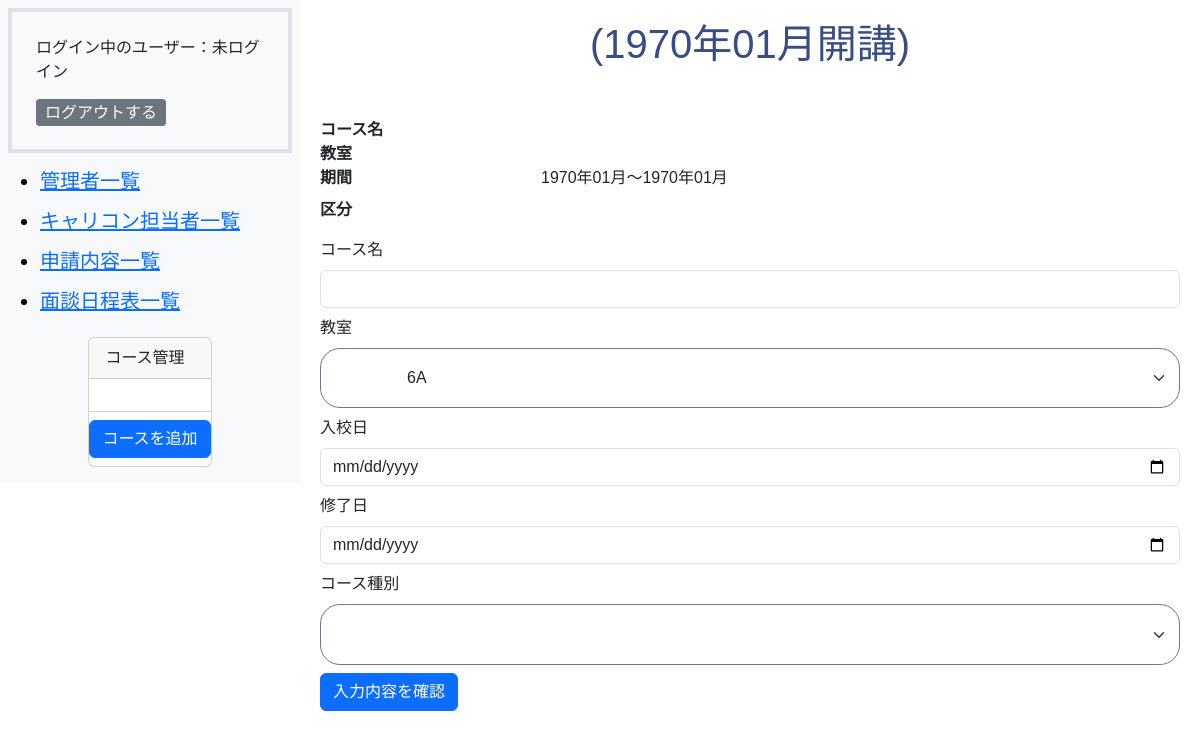
The app's page /admin/course_edit.php, older data.
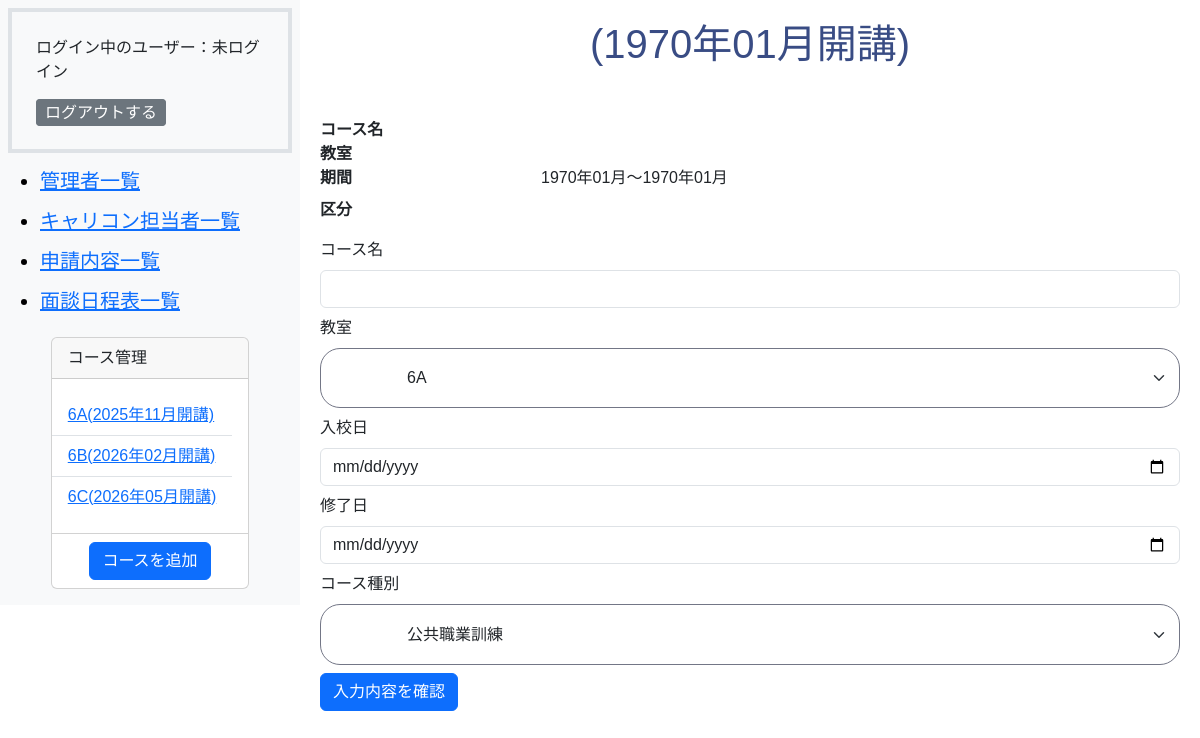
The same page, newer data.
### tables this page shows
CREATE TABLE `m_courses` (
  `id` int(11) NOT NULL,
  `name` varchar(255) NOT NULL,
  `start_date` date NOT NULL,
  `end_date` date NOT NULL,
  `course_type` int(11) NOT NULL,
  `classroom_id` int(11) NOT NULL,
  `is_deleted` tinyint(1) NOT NULL DEFAULT 0,
  `created_at` datetime NOT NULL DEFAULT current_timestamp(),
  `updated_at` datetime NOT NULL DEFAULT current_timestamp() ON UPDATE current_timestamp()
);

CREATE TABLE `m_classrooms` (
  `id` int(11) NOT NULL,
  `name` varchar(255) NOT NULL,
  `created_at` datetime NOT NULL DEFAULT current_timestamp(),
  `updated_at` datetime NOT NULL DEFAULT current_timestamp() ON UPDATE current_timestamp()
);

### includes/functions.php (called while the page is built, shortened)
<?php
function db_connect()
{
    try {
        $dsn = 'mysql:dbname=' . DB_NAME . ';host=' . DB_HOST . ';charset=utf8mb4';
        $db = new PDO($dsn, DB_USER, DB_PASS);
        $db->setAttribute(PDO::ATTR_ERRMODE, PDO::ERRMODE_EXCEPTION);
        $db->setAttribute(PDO::ATTR_EMULATE_PREPARES, false);
        $db->setAttribute(PDO::ATTR_DEFAULT_FETCH_MODE, PDO::FETCH_ASSOC);
        return $db;
    } catch (PDOException $e) {
        exit('DB接続エラー: ' . $e->getMessage());
    }
}
function h($string)
{
    if (is_null($string)) {
        return '';
    }
    return htmlspecialchars($string, ENT_QUOTES, 'UTF-8');
}
function format_date($datetime, $type)
{
    $format_types = [
        1 => 'Y年m月d日 H:i:s',
        2 => 'Y年m月',
        3 => 'm月d日',
        4 => 'Y年m月d日',
        5 => 'Y',
        6 => 'm',
    ];
    return date($format_types[$type], strtotime($datetime));
}
function get_classrooms_list()
{
    $room = array();
    try {
        $db = db_connect();
        $sql = 'SELECT * FROM m_classrooms';
        $stmt = $db->prepare($sql);
        $stmt->execute();
        $result = $stmt->fetchAll(PDO::FETCH_ASSOC);
        foreach ($result as $row) {
            $room[$row['id']] = $row['name'];
        }
        return $room;
    } catch (PDOException $e) {
        exit('エラー: ' . $e->getMessage());
    }
}
function get_course_types_list()
{
    $course_types = array();
    try {
        $db = db_connect();
        $sql = 'SELECT * FROM m_course_types';
        $stmt = $db->prepare($sql);
        $stmt->execute();
        $result = $stmt->fetchAll(PDO::FETCH_ASSOC);
        foreach ($result as $row) {
            $course_types[$row['id']] = $row['name'];
        }
        return $course_types;
    } catch (PDOException $e) {
        exit('エラー: ' . $e->getMessage());
    }
}

### admin/course_edit.php (the view, shortened to what the changed rows need)
<?php
require_once __DIR__ . '/../includes/functions.php';
$db = db_connect();
$course_id = htmlspecialchars($_GET['course_id']);
try {
    $sql = 'SELECT * FROM m_courses WHERE m_courses.id  = :course_id AND m_courses.is_deleted = 0';
    $stmt = $db->prepare($sql);
    $stmt->bindParam(':course_id', $course_id, PDO::PARAM_INT);
    $stmt->execute();
    $result = $stmt->fetch(PDO::FETCH_ASSOC);
} catch (PDOException $e) {
    exit('エラー:' . $e->getMessage());
}
$type = get_course_types_list();
$rooms = get_classrooms_list();
?>
<!DOCTYPE html>
<html lang="ja">
<head>
    <link href="https://cdn.jsdelivr.net/npm/bootstrap@5.3.0/dist/css/bootstrap.min.css" rel="stylesheet">
    <link rel="stylesheet" href="../css/style.css">
</head>
<body class="admin-wrapper">
    <?php
    require dirname(__FILE__) . '/sidebar.php';
    ?>
    <section class="admin-main-wrapper">
        <h1><?php echo h($rooms[$result['classroom_id']]) ?>(<?php echo h(format_date($result['start_date'], 2)) ?>開講)</h1>
        <form action="./course_edit_confirm.php" method="post">
            <?php $types_list = get_course_types_list(); ?>
            <div class="mb-2">
                <label class="form-label" for="course_type">コース種別</label>
                <select class="form-select" name="course_type">
                    <?php
                    foreach ($types_list as $key => $type):
                    ?>
                        <option value="<?php echo h($key) ?>" <?php echo  $key == $result['course_type'] ? 'selected' : ""; ?>><?php echo h($type) ?></option>
                    <?php endforeach; ?>
                </select>
            </div>
        </form>
    </section>
</body>
</html>

### admin/sidebar.php (shortened to what the changed rows need)
<?php
$sql = "SELECT m_courses.id as course_id,m_courses.name as courses_name, m_courses.is_deleted as m_courses_is_deleted,start_date,m_classrooms.name as classroom_name FROM m_courses INNER JOIN m_classrooms ON m_courses.classroom_id = m_classrooms.id  ORDER BY start_date ASC";
$stmt = $db->prepare($sql);
$stmt->execute();
$course_list = $stmt->fetchAll(PDO::FETCH_ASSOC);
?>
<aside class="admin-sidebar-wrapper bg-light p-2">
    <nav class="navbar navbar-light bg-light">
        <div id="course" class="card pb-2  m-auto">
            <p class="card-header">コース管理</p>
            <ul class="card-body list-group list-group-flush mb-2">
                <?php
                foreach ($course_list as $course):
                ?>
                    <?php if ($course['m_courses_is_deleted'] == 0): ?>
                        <li class="list-group-item"><a href="student.php?course_id=<?php echo h($course['course_id']) ?>"><?php echo h($course['classroom_name']) ?>(<?php echo h(format_date($course['start_date'], 2)) ?>開講)</a></li>
                    <?php endif; ?>
                <?php endforeach; ?>
            </ul>
            <a href="course_add.php" class="btn btn-primary m-auto">コースを追加</a>
        </div>
    </nav>
</aside>

Row changes from the older to the newer data that the page shows:
now on this page (row edited): m_courses: classroom.name "6A", start_date "2025年11月"
now on this page (row edited): m_courses: classroom.name "6B", start_date "2026年02月"
now on this page (row edited): m_courses: classroom.name "6C", start_date "2026年05月"
Text that changed along with them:
form field course_type: (not shown) → "公共職業訓練"
